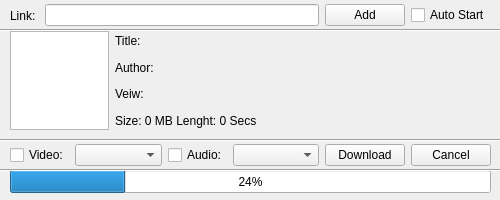
<?xml version="1.0" encoding="UTF-8"?>
<ui version="4.0">
 <class>MainWindow</class>
 <widget class="QMainWindow" name="MainWindow">
  <property name="geometry">
   <rect>
    <x>0</x>
    <y>0</y>
    <width>500</width>
    <height>200</height>
   </rect>
  </property>
  <property name="minimumSize">
   <size>
    <width>500</width>
    <height>200</height>
   </size>
  </property>
  <property name="maximumSize">
   <size>
    <width>500</width>
    <height>210</height>
   </size>
  </property>
  <property name="sizeIncrement">
   <size>
    <width>500</width>
    <height>200</height>
   </size>
  </property>
  <property name="windowTitle">
   <string>YouTube Downloader QT</string>
  </property>
  <widget class="QWidget" name="centralwidget">
   <widget class="QWidget" name="horizontalLayoutWidget">
    <property name="geometry">
     <rect>
      <x>10</x>
      <y>0</y>
      <width>481</width>
      <height>31</height>
     </rect>
    </property>
    <layout class="QHBoxLayout" name="linkLayout">
     <property name="sizeConstraint">
      <enum>QLayout::SetMinimumSize</enum>
     </property>
     <item>
      <widget class="QLabel" name="linkLabel">
       <property name="text">
        <string>Link: </string>
       </property>
      </widget>
     </item>
     <item>
      <widget class="QLineEdit" name="linkTextBox"/>
     </item>
     <item>
      <widget class="QPushButton" name="linkAddButton">
       <property name="text">
        <string>Add</string>
       </property>
      </widget>
     </item>
     <item>
      <widget class="QCheckBox" name="linkAutoStartCheckBox">
       <property name="text">
        <string>Auto Start</string>
       </property>
      </widget>
     </item>
    </layout>
   </widget>
   <widget class="QWidget" name="horizontalLayoutWidget_2">
    <property name="geometry">
     <rect>
      <x>10</x>
      <y>30</y>
      <width>481</width>
      <height>101</height>
     </rect>
    </property>
    <layout class="QHBoxLayout" name="mediaInfoLayout">
     <item>
      <widget class="QGraphicsView" name="mediaInfoGraphicsView">
       <property name="maximumSize">
        <size>
         <width>99</width>
         <height>99</height>
        </size>
       </property>
      </widget>
     </item>
     <item>
      <layout class="QVBoxLayout" name="mediaInfoInnerLayout1">
       <item>
        <layout class="QVBoxLayout" name="mediaInfoInnerLayout2">
         <item>
          <widget class="QLabel" name="mediaInfotitleLabel">
           <property name="text">
            <string>Title: </string>
           </property>
          </widget>
         </item>
         <item>
          <widget class="QLabel" name="mediaInfoauthorLabel">
           <property name="text">
            <string>Author: </string>
           </property>
          </widget>
         </item>
         <item>
          <widget class="QLabel" name="mediaInfoviewLabel">
           <property name="text">
            <string>Veiw: </string>
           </property>
          </widget>
         </item>
         <item>
          <widget class="QLabel" name="mediaInfoOtherLabel">
           <property name="text">
            <string>Size: 0 MB Lenght: 0 Secs</string>
           </property>
          </widget>
         </item>
        </layout>
       </item>
      </layout>
     </item>
    </layout>
   </widget>
   <widget class="Line" name="line1">
    <property name="geometry">
     <rect>
      <x>-10</x>
      <y>20</y>
      <width>511</width>
      <height>20</height>
     </rect>
    </property>
    <property name="orientation">
     <enum>Qt::Horizontal</enum>
    </property>
   </widget>
   <widget class="Line" name="line2">
    <property name="geometry">
     <rect>
      <x>-30</x>
      <y>130</y>
      <width>541</width>
      <height>20</height>
     </rect>
    </property>
    <property name="orientation">
     <enum>Qt::Horizontal</enum>
    </property>
   </widget>
   <widget class="QWidget" name="horizontalLayoutWidget_3">
    <property name="geometry">
     <rect>
      <x>10</x>
      <y>140</y>
      <width>481</width>
      <height>31</height>
     </rect>
    </property>
    <layout class="QHBoxLayout" name="downloadSettingsLayout" stretch="10,100,10,100,0,0">
     <item>
      <widget class="QCheckBox" name="downloadSettingsVideoCheckBox">
       <property name="text">
        <string>Video:</string>
       </property>
      </widget>
     </item>
     <item>
      <widget class="QComboBox" name="downloadSettingsVideoComboBox"/>
     </item>
     <item>
      <widget class="QCheckBox" name="downloadSettingsAudioCheckBox">
       <property name="text">
        <string>Audio:</string>
       </property>
      </widget>
     </item>
     <item>
      <widget class="QComboBox" name="downloadSettingsAudioComboBox"/>
     </item>
     <item>
      <widget class="QPushButton" name="downloadSettingsDownloadButton">
       <property name="text">
        <string>Download</string>
       </property>
      </widget>
     </item>
     <item>
      <widget class="QPushButton" name="downloadSettingsCancelButton">
       <property name="text">
        <string>Cancel</string>
       </property>
      </widget>
     </item>
    </layout>
   </widget>
   <widget class="QProgressBar" name="progressBar">
    <property name="geometry">
     <rect>
      <x>10</x>
      <y>170</y>
      <width>481</width>
      <height>23</height>
     </rect>
    </property>
    <property name="value">
     <number>24</number>
    </property>
   </widget>
   <widget class="Line" name="line3">
    <property name="geometry">
     <rect>
      <x>-10</x>
      <y>160</y>
      <width>521</width>
      <height>20</height>
     </rect>
    </property>
    <property name="orientation">
     <enum>Qt::Horizontal</enum>
    </property>
   </widget>
  </widget>
 </widget>
 <resources/>
 <connections/>
</ui>
